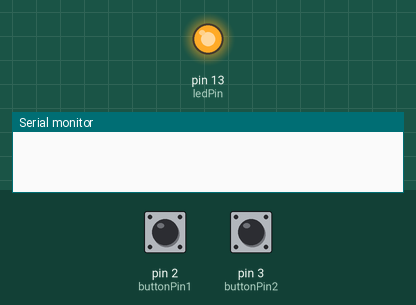
Recording of a sketch running on a simulated Arduino Uno, built with avr-gcc and run on an emulated ATmega328P. On the bench: output pins drawn as LEDs (lit = HIGH), the last lines printed to the serial monitor. The inputs (shaded band) are chosen by the test bench; at power-on: pin 2 (buttonPin1) HIGH, pin 3 (buttonPin2) HIGH.

Above: at 1.2 s.
1.3 s: pin 2 (buttonPin1) pulled LOW for 0.15 s
At 3.2 s:
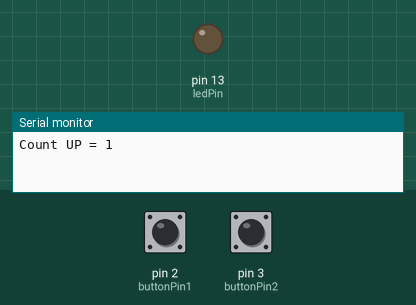
4.4 s: pin 3 (buttonPin2) pulled LOW for 0.15 s
Timing chart, 0 to 13.5 s (numbered marks = the images above; inputs shaded):
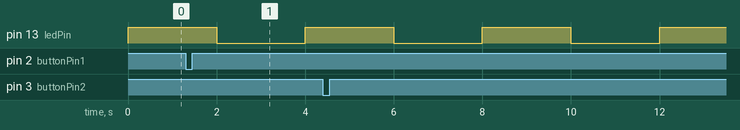

Measured:
- by itself, pin 13 (ledPin): alternates HIGH for 2.0 s and LOW for 2.0 s

The sketch:

Work2.ino
```cpp
// Author: Armmy2530
// Create Time: 1/12/2022 8:35

const int buttonPin1 = 2;    // the number of the pushbutton pin
const int buttonPin2 = 3;    // the number of the pushbutton pin
const int ledPin = 13;
const int debouch_ms = 50;

// Variables will change:
int buttonState1;
int lastButtonState1 = 1;
int buttonState2;
int lastButtonState2 = 1;
int count = 0;
static unsigned long lastInterruptTime = 0;
void setup() {
  pinMode(buttonPin1, INPUT);
  pinMode(buttonPin2, INPUT);
  pinMode(ledPin, OUTPUT);
  Serial.begin(9600);
  attachInterrupt(digitalPinToInterrupt(buttonPin1), sw1_debouch , FALLING);
    attachInterrupt(digitalPinToInterrupt(buttonPin2), sw2_debouch , FALLING);
  // set initial LED state
}

void loop() {
  //  Serial.println(String(buttonState1)+" "+String(buttonState2));
  digitalWrite(ledPin, HIGH);   // turn the LED on (HIGH is the voltage level)
  delay(2000);                       // wait for a second
  digitalWrite(ledPin, LOW);    // turn the LED off by making the voltage LOW
  delay(2000);
}
void sw1_debouch() {
  //detachInterrupt(digitalPinT
    unsigned long interruptTime = millis();
    if (interruptTime - lastInterruptTime > 300) {

      if (count == 99) {
        count = 0;
      }
      else {
        count++;
      }
      Serial.println("Count UP = " + String(count));

    }
    lastInterruptTime = interruptTime;
}

void sw2_debouch() {
  //detachInterrupt(digitalPinT
    unsigned long interruptTime = millis();
    if (interruptTime - lastInterruptTime > 300) {

      if (count == 0){
        count = 99;
      }
      else {
        count--;
      }
      Serial.println("Count DOWN = " + String(count));

    }
    lastInterruptTime = interruptTime;
}
```
